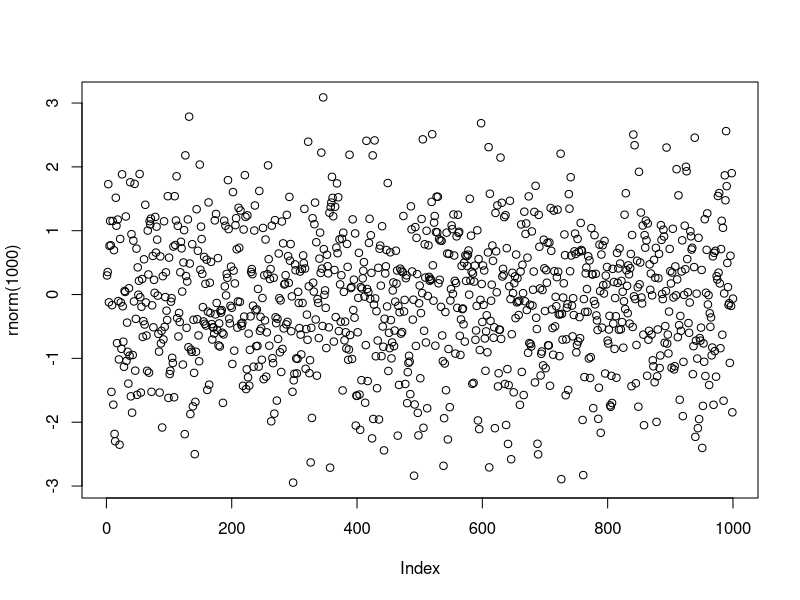

This figure's R source:
## ---- chunk 1
rm(list=ls())
knitr::opts_chunk$set(echo = FALSE)
library(knitr)
## ---- chunk 2
plot(rnorm(1000))
